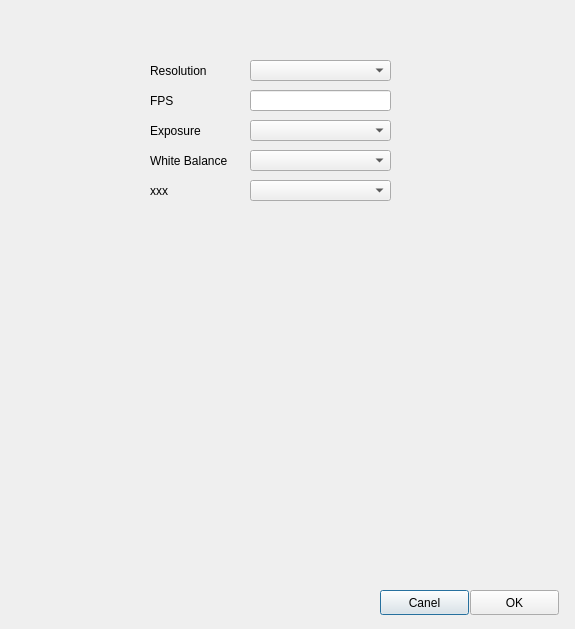
<?xml version="1.0" encoding="UTF-8"?>
<ui version="4.0">
 <class>SettingDialog</class>
 <widget class="QDialog" name="SettingDialog">
  <property name="geometry">
   <rect>
    <x>0</x>
    <y>0</y>
    <width>575</width>
    <height>629</height>
   </rect>
  </property>
  <property name="windowTitle">
   <string>Camera Setting</string>
  </property>
  <widget class="QLabel" name="label">
   <property name="geometry">
    <rect>
     <x>150</x>
     <y>60</y>
     <width>81</width>
     <height>21</height>
    </rect>
   </property>
   <property name="text">
    <string>Resolution</string>
   </property>
  </widget>
  <widget class="QLabel" name="label_2">
   <property name="geometry">
    <rect>
     <x>150</x>
     <y>90</y>
     <width>81</width>
     <height>21</height>
    </rect>
   </property>
   <property name="text">
    <string>FPS</string>
   </property>
  </widget>
  <widget class="QLabel" name="label_3">
   <property name="geometry">
    <rect>
     <x>150</x>
     <y>120</y>
     <width>81</width>
     <height>21</height>
    </rect>
   </property>
   <property name="text">
    <string>Exposure</string>
   </property>
  </widget>
  <widget class="QLabel" name="label_4">
   <property name="geometry">
    <rect>
     <x>150</x>
     <y>150</y>
     <width>111</width>
     <height>21</height>
    </rect>
   </property>
   <property name="text">
    <string>White Balance</string>
   </property>
  </widget>
  <widget class="QLabel" name="label_5">
   <property name="geometry">
    <rect>
     <x>150</x>
     <y>180</y>
     <width>111</width>
     <height>21</height>
    </rect>
   </property>
   <property name="text">
    <string>xxx</string>
   </property>
  </widget>
  <widget class="QComboBox" name="comboBox">
   <property name="geometry">
    <rect>
     <x>250</x>
     <y>60</y>
     <width>141</width>
     <height>21</height>
    </rect>
   </property>
  </widget>
  <widget class="QLineEdit" name="lineEdit">
   <property name="geometry">
    <rect>
     <x>250</x>
     <y>90</y>
     <width>141</width>
     <height>21</height>
    </rect>
   </property>
  </widget>
  <widget class="QComboBox" name="comboBox_2">
   <property name="geometry">
    <rect>
     <x>250</x>
     <y>120</y>
     <width>141</width>
     <height>21</height>
    </rect>
   </property>
  </widget>
  <widget class="QComboBox" name="comboBox_3">
   <property name="geometry">
    <rect>
     <x>250</x>
     <y>150</y>
     <width>141</width>
     <height>21</height>
    </rect>
   </property>
  </widget>
  <widget class="QComboBox" name="comboBox_4">
   <property name="geometry">
    <rect>
     <x>250</x>
     <y>180</y>
     <width>141</width>
     <height>21</height>
    </rect>
   </property>
  </widget>
  <widget class="QPushButton" name="pushButton">
   <property name="geometry">
    <rect>
     <x>380</x>
     <y>590</y>
     <width>89</width>
     <height>25</height>
    </rect>
   </property>
   <property name="text">
    <string>Canel</string>
   </property>
  </widget>
  <widget class="QPushButton" name="pushButton_2">
   <property name="geometry">
    <rect>
     <x>470</x>
     <y>590</y>
     <width>89</width>
     <height>25</height>
    </rect>
   </property>
   <property name="text">
    <string>OK</string>
   </property>
  </widget>
 </widget>
 <resources/>
 <connections/>
</ui>
